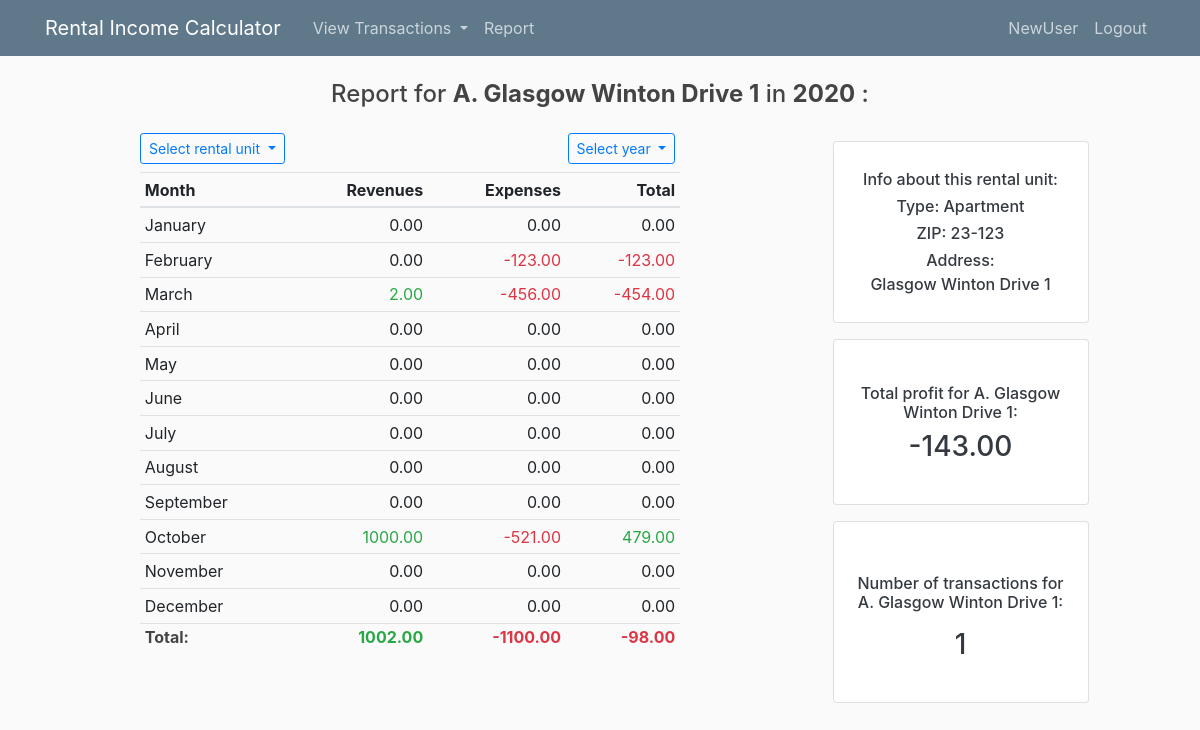
Screenshot of /report/2020/5/ (signed in) with the database file from the repository.
### calculator/models.py (models this page shows, shortened)
class RentalUnit(models.Model):
	owner = models.ForeignKey(User, on_delete = models.CASCADE)
	RENTAL_TYPES = (
	    ('A','Apartment'),
	    ('G','Garage'),
	    ('H','House'),
	)
	rental_unit_type = models.CharField(max_length=1, choices=RENTAL_TYPES)
	address_city = models.CharField(max_length = 50)
	address_street = models.CharField(max_length = 50)
	address_zip_code = models.CharField(max_length = 10)
	address_number = models.CharField(max_length = 10)
	class Meta:
		ordering = ['address_city','address_street','address_number']
	def get_address(self):
		return " ".join([self.address_city, self.address_street, self.address_number])
	def __str__(self):
		return " ".join([self.rental_unit_type+".", self.address_city, self.address_street, self.address_number])

### calculator/views.py (the view)
# urls.py: path('report/<int:year>/<int:pk>/', views.ReportSingleRU, name='calculator-report'),
@login_required
def ReportSingleRU(request, year, pk):
	context = {'title': "Report"}
	context['rental_units'] = RentalUnit.objects.filter(owner = request.user)
	context["rental_units_count"] = RentalUnit.objects.filter(owner = request.user).count()
	context['rental'] = RentalUnit.objects.get(pk=pk)
	context["this_year"] = year
	def recursiveTransactionQuerySet(rentals, transaction_set):
		return transaction_set.filter(rental_unit_id__in = context['rental_units'])
	total_transactions_count = recursiveTransactionQuerySet(context['rental_units'],Transaction.objects.all()).count()
	context["transactions_count"] = total_transactions_count
	transactions = Transaction.objects.filter(rental_unit_id = context['rental']).order_by('-transaction_date')
	context["this_transactions_count"] = transactions.count()
	context["months"] = ["January","February","March","April","May","June","July","August","September","October","November","December",]
	def createlist():
		l = []
		for row in range(12):
			l.append([0.0,0.0,0.0])
		return l
	transactions_years = {year:createlist()}
	transactions_years_total = {year:[0.0,0.0,0.0]}
	years = set()
	this_total_profit = 0.0
	for transaction in transactions:
		year = transaction.transaction_date.year
		years.add(year)
		month = transaction.transaction_date.month - 1
		if year not in transactions_years.keys():
			transactions_years[year] = createlist()  # total/months, rev/exp/tot
			transactions_years_total[year] = [0.0,0.0,0.0]
		amount = transaction.amount
		trans_type = transaction.transaction_type
		if trans_type == 'R':
			transactions_years[year][month][0] += float(amount)
			transactions_years[year][month][2] += float(amount)
			transactions_years_total[year][0] += float(amount)
			transactions_years_total[year][2] += float(amount)
			this_total_profit += float(amount)
		else:
			transactions_years[year][month][1] -= float(amount)
			transactions_years[year][month][2] -= float(amount)
			transactions_years_total[year][1] -= float(amount)
			transactions_years_total[year][2] -= float(amount)
			this_total_profit -= float(amount)
	context['this_total_profit'] = this_total_profit
	context['transactions_years_total'] = transactions_years_total
	context['transactions_years'] = transactions_years
	context['years'] = sorted(list(years))[::-1]
	return render(request, 'calculator/report.html', context)

### calculator/templatetags/calculator_extras.py (called while the page is built)
@register.filter
def get_value(dictionary, key):
    return dictionary.get(key)

@register.filter
def get_value_by_index(l, index):
    return l[index]

### calculator/templates/calculator/report.html (shortened to what this page needs)
{% extends 'calculator/base.html' %}
{% load calculator_extras %}
{% block content %}
<div class="pb-3 text-center">
	<h4>
	Report for
	<strong>{% if rental%}{{rental}}{%else%}all rental units{%endif%}</strong>
	in
	<strong>{{this_year}}</strong>
	:
	</h4>
</div>
<div class='row'>
	<div class="col offset-1 col-6">
		<div class="mb-2">
			<div class='row'>
				<div class="col col-4">
					<div class="dropdown">
					  <a class="btn btn-outline-primary btn-sm dropdown-toggle" href="#" role="button" id="dropdownMenuLink" data-toggle="dropdown" aria-haspopup="true" aria-expanded="false">
					    Select rental unit
					  </a>
					</div>
				</div>
				<div class="col offset-5 col-3">
					<div class="dropdown">
					  <a class="btn btn-outline-primary btn-sm dropdown-toggle" href="#" role="button" id="dropdownMenuLink" data-toggle="dropdown" aria-haspopup="true" aria-expanded="false">
					    Select year
					  </a>
					</div>
				</div>
			</div>
		</div>
		<table class="table table-hover  table-sm">
		  <thead>
		    <tr>
		      <th scope="col" class= "text">Month</th>
		      <th scope="col" class= "text text-right">Revenues</th>
		      <th scope="col" class= "text text-right">Expenses</th>
		      <th scope="col" class= "text text-right">Total</th>
		    </tr>
		  </thead>
		  <tbody>
		  {% for row in transactions_years|get_value:this_year %}
		    <tr>
	    		<td class="text">{{months|get_value_by_index:forloop.counter0}}</td>
	    		{% if row.0 > 0 %}
		    		<td class="text text-success text-right">{{row.0|floatformat:2}}</td>
	    		{% else %}
	    			<td class="text text-right">{{row.0|floatformat:2}}</td>
    			{% endif %}
	    		{% if row.1 < 0 %}
	    			<td class="text text-danger text-right">{{row.1|floatformat:2}}</td>
	    		{% else %}
	    			<td class="text text-right">{{row.1|floatformat:2}}</td>
	    		{% endif %}
	    		{% if row.2 > 0 %}
		    		<td class="text text-success text-right">{{row.2|floatformat:2}}</td>
	    		{% elif row.2 < 0  %}
	    			<td class="text text-danger text-right">{{row.2|floatformat:2}}</td>
	    		{% else %}
	    			<td class="text text-right">{{row.2|floatformat:2}}</td>
	    		{% endif %}
		    </tr>
		  {% endfor %}
		  	<tr>
		  		<td class="text"><h6><strong>Total:</strong></h6></td>
	    	{% for value in transactions_years_total|get_value:this_year %}
	    		{% if value > 0 %}
	    		<td class="text text-right"><h6 ><strong class="text-success">{{value|floatformat:2}}</strong></h6></td>
	    		{% elif value < 0 %}
	    		<td class="text text-right"><h6 ><strong class="text-danger">{{value|floatformat:2}}</strong></h6></td>
	    		{% else %}
	    		<td class="text text-right"><h6><strong>{{value|floatformat:2}}</strong></h6></td>
	    		{% endif %}
	    	{% endfor %}
	    	</tr>
		  </tbody>
		</table>
	</div>
	<div class="col col-5 my-2">
		<div class="mx-auto" style="width: 200px;">
			{% if rental %}
				<div class="pb-3">
					<div class="card" style="width: 16rem">
					  <div class="card-body mb-1">
					  	<h6 class="card-title my-2 text-center text-dark">
					    	Info about this rental unit:
					    </h6>
					    <h6 class="card-title my-2 text-center text-dark">
					    	Type: {{rental.get_rental_unit_type_display}}
					    </h6>
					    <h6 class="card-title my-2 text-center text-dark">
					    	ZIP: {{rental.address_zip_code}}
					    </h6>
					    <h6 class="card-title my-1 text-center text-dark">
					    	Address:
					    </h6>
					    <h6 class="card-title my-1 text-center text-dark">
					    	{{rental.get_address}}
					    </h6>
					  </div>
					</div>
				</div>
				<div class="pb-3">
					<div class="card" style="width: 16rem">
					  <div class="card-body my-3">
					    <h6 class="card-subtitle my-2 text-dark text-center">Total profit for {{rental}}:</h6>
					    <h3 class="card-title my-1 text-center text-dark">{{this_total_profit|floatformat:2}}</h3>
					  </div>
					</div>
				</div>
				<div class="pb-3">
					<div class="card" style="width: 16rem">
					  <div class="card-body my-3">
					    <h6 class="card-subtitle my-3 text-dark text-sm text-center">Number of transactions for {{rental}}:</h6>
					    <h3 class="card-title my-1 text-center text-dark">{{rental_units_count}}</h3>
					  </div>
					</div>
				</div>
			{% endif%}
		</div>
	</div>
</div>
{% endblock content %}

### calculator/templates/calculator/base.html (shortened to what this page needs)
{% load static %}
{% now "Y" as current_year %}
<!DOCTYPE html>
<html>
<head>
    <link rel="stylesheet" href="https://stackpath.bootstrapcdn.com/bootstrap/4.5.0/css/bootstrap.min.css">
    <link rel="stylesheet" type="text/css" href=" {% static 'calculator/main.css' %}">
</head>
<body>
	<header class="site-header">
	  <nav class="navbar navbar-expand-md navbar-dark bg-steel fixed-top">
	    <div class="container">
	      <a class="navbar-brand mr-4" href="{% url 'calculator-transactions' %}">Rental Income Calculator</a>
	      <div class="collapse navbar-collapse" id="navbarToggle">
	        <div class="navbar-nav mr-auto">
	        	{% if user.is_authenticated %}
	          		<li class="nav-item dropdown">
				        <a class="nav-link dropdown-toggle" href="#" id="navbarDropdown" role="button" data-toggle="dropdown" aria-haspopup="true" aria-expanded="false">
				          View Transactions
				        </a>
				      </li>
	          		<a class="nav-item nav-link" href="{% url 'calculator-report' current_year %}">Report</a>
	          	{% endif %}
	        </div>
	        <div class="navbar-nav">
	          {% if user.is_authenticated %}
	          	<a class="nav-item nav-link" href="{% url 'calculator-transactions'%}">{{user.username}}</a>
	          	<a class="nav-item nav-link" href="{% url 'logout'%}">Logout</a>
	          {% else %}
	          	<a class="nav-item nav-link" href="{% url 'login'%}">Login</a>
	          	<a class="nav-item nav-link" href="{% url 'register'%}">Register</a>
	          {% endif %}
	        </div>
	      </div>
	    </div>
	  </nav>
	</header>
	<main role="main" class="container">
	  <div class="row">
	    <div class="col-md-12">
	      	{% block content %}{% endblock %}
	    </div>
	  </div>
	</main>
</body>
</html>

### calculator/static/calculator/main.css (style rules this page uses)
body { background: #fafafa; color: #333333; margin-top: 5rem; }
h1, h2, h3, h4, h5, h6 { color: #444444; }
.bg-steel { background-color: #5f788a; }
.site-header .navbar-nav .nav-link { color: #cbd5db; }

### rows the page displays
RentalUnit: rental_unit_type+address_city+address_street "A. Glasgow Winton Drive 1", rental_unit_type "Apartment", address_zip_code "23-123", get_address "Glasgow Winton Drive 1"

### other values shown
{{ user.username }} "NewUser"
{{ this_year }} "2020"
{{ months|get_value_by_index:forloop.counter0 }} "January" "February" "March"
{{ row.0|floatformat:2 }} "0.00" "0.00"
{{ row.1|floatformat:2 }} "0.00"
{{ row.2|floatformat:2 }} "0.00"
{{ row.1|floatformat:2 }} "-123.00" "-456.00" "-521.00"
{{ row.2|floatformat:2 }} "-123.00" "-454.00"
{{ row.0|floatformat:2 }} "2.00" "1000.00"
{{ months|get_value_by_index:forloop.counter0 }} "April"
{{ row.0|floatformat:2 }} "0.00"
{{ months|get_value_by_index:forloop.counter0 }} "May"
{{ months|get_value_by_index:forloop.counter0 }} "June"
{{ months|get_value_by_index:forloop.counter0 }} "July"
{{ months|get_value_by_index:forloop.counter0 }} "August"
